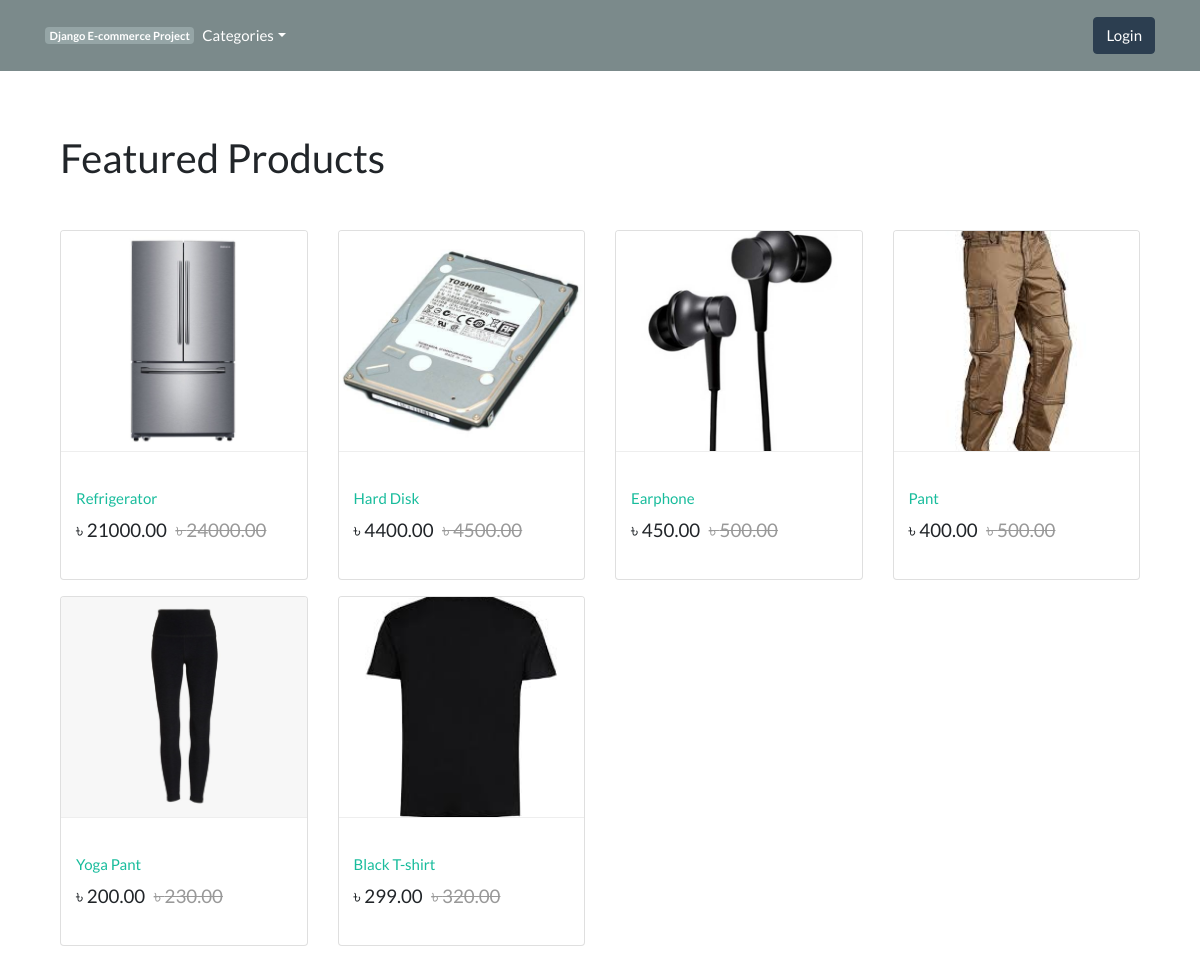
The page / on the database its author committed.
### App_Shop/models.py (models this page shows, shortened)
class Product(models.Model):
    mainimage = models.ImageField(upload_to='Products')
    name = models.CharField(max_length=264)
    category = models.ForeignKey(Category, on_delete=models.CASCADE, related_name='category_id')
    preview_text = models.TextField(max_length=200, verbose_name='Preview Text')
    detail_text = models.TextField(max_length=1000, verbose_name='Description')
    price = models.FloatField()
    old_price = models.FloatField(default=0.00)
    created = models.DateTimeField(auto_now_add=True)
    class Meta:
        ordering = ['-created',]

### App_Shop/views.py (the view)
# urls.py: path('', views.Home.as_view(), name='home'),
class Home(ListView):
    model = Product
    template_name = 'App_Shop/home.html'
    def get_context_data(self, *args, **kwargs):
        cat_menu = Category.objects.all()
        context = super(Home, self).get_context_data(*args, **kwargs)
        context["cat_menu"] = cat_menu
        return context

### App_Shop/models.py (called while the page is built)
    def __str__(self):
        return self.title

### templates/App_Shop/home.html
{% extends 'base.html' %}
{% block body_block %}
<div class="container my-5">
  <h2 class="my-5">Featured Products</h2>
  <div class="row">
    {% for product in object_list %}
    <div class="col-md-6 col-sm-12 col-lg-3">
      <figure class="card card-product">
        <div class="img-wrap">
          <img src="/media/{{product.mainimage}}" style="width:100%; height:300px;">
        </div>
        <figcaption class="info-wrap">
          <br>
          <h6 class="title"><a href="{% url 'App_Shop:product_detail' pk=product.pk %}">{{product.name}}</a></h6>
          <div class="action-wrap">
            <div class="price-wrap h5">
              <span class="price-new">&#2547; {{product.price|floatformat:2}}</span>
              <span class="price-old"><strike>&#2547; {{product.old_price|floatformat:2}}</strike></span>
            </div>
          </div>
        </figcaption>
      </figure>
    </div>
    {% endfor %}
  </div>
</div>
{% endblock %}

### templates/base.html (shortened to what this page needs)
{% load static %}
<!DOCTYPE html>
<html lang="en" dir="ltr">
  <head>
    <link rel="stylesheet" href="https://stackpath.bootstrapcdn.com/bootswatch/4.5.2/flatly/bootstrap.min.css"
>
    <link rel="stylesheet" href="https://stackpath.bootstrapcdn.com/font-awesome/4.7.0/css/font-awesome.min.css"
>
    <link rel="stylesheet" href="{% static 'css/main.css' %}">
  </head>
  <body>
    {% include 'navbar.html' %}
    <div class="container" style="padding:15px">
      {% block body_block %}
      {% endblock %}
    </div>
  </body>
</html>

### templates/navbar.html (shortened to what this page needs)
{% load cart_tag %}
<nav class="navbar navbar-expand-sm bg-dark navbar-dark">
  <div class="container">
    <a href="{% url 'App_Shop:home' %}" class="badge badge-secondary">Django E-commerce Project</a>
    {% if cat_menu %}
    <div class="collapse navbar-collapse" id="navbarColor03">
  <ul class="navbar-nav mr-auto">
    <li class="nav-item dropdown">
        <a class="nav-link dropdown-toggle" data-toggle="dropdown"
        href="#" role="button" aria-haspopup="true" aria-expanded="false">Categories</a>
      </li>
  </ul>
  </div>
  {% endif %}
    <div class="collapse navbar-collapse" id="navbarNav">
      <ul class="navbar-nav ml-auto">
        {% if request.user.is_authenticated %}
        <li class="nav-item">
          <a href="{% url 'App_Order:cart' %}" class="nav-link">
          <i class="fa fa-shopping-cart"></i> Cart
            <span class="badge badge-pill badge-warning">{{ request.user | cart_total }}</span>
          </a>
        </li>
        &nbsp;&nbsp;&nbsp;&nbsp;
        <li class="nav-item dropdown">
          <a href="#" class="nav-link dropdown-toggle" id="navbarDropdown" data-toggle="dropdown"
          role="button" aria-haspopup="true" aria-expanded="false">
          <i class="fa fa-user"></i> {{request.user.profile.username}}</a>
          <div class="dropdown-menu" aria-labelledby="navbarDropdown">
            <a class="dropdown-item" href="{% url 'App_Login:profile' %}">Profile</a>
            <a class="dropdown-item" href="{% url 'App_Payment:orders' %}">Orders</a>
            <div class="dropdown-divider"></div>
            <a class="dropdown-item" href="{% url 'App_Login:logout' %}">Logout</a>
          </div>
        </li>
        {% else %}
        <li class="nav-item">
          <a href="{% url 'App_Login:login' %}" class="btn btn-primary">Login</a>
        </li>
        {% endif %}
      </ul>
    </div>
  </div>
</nav>

### templates/base.html (style rules this page uses)
.card { height: 350px; }
.card-product:after { content: ""; display: table; clear: both; visibility: hidden; }
.card-product .price-new, .price { margin-right: 5px; }
.card-product .price-old { color: #999; }
.card-product .img-wrap { border-radius: 3px 3px 0 0; overflow: hidden; position: relative; height: 220px; text-align: center; }
.card-product .img-wrap img { max-height: 100%; max-width: 100%; object-fit: cover; }
.card-product .info-wrap { overflow: hidden; padding: 15px; border-top: 1px solid #eee; }
.card-product .action-wrap { padding-top: 4px; margin-top: 4px; }
.card-product .title { margin-top: 0px; }

### rows shown on the page
Product: mainimage (picture), name "Refrigerator", price "21000.00", old_price "24000.00"
Product: mainimage (picture), name "Hard Disk", price "4400.00", old_price "4500.00"
Product: mainimage (picture), name "Earphone", price "450.00", old_price "500.00"
Product: mainimage (picture), name "Pant", price "400.00", old_price "500.00"
Product: mainimage (picture), name "Yoga Pant", price "200.00", old_price "230.00"
Product: mainimage (picture), name "Black T-shirt", price "299.00", old_price "320.00"
